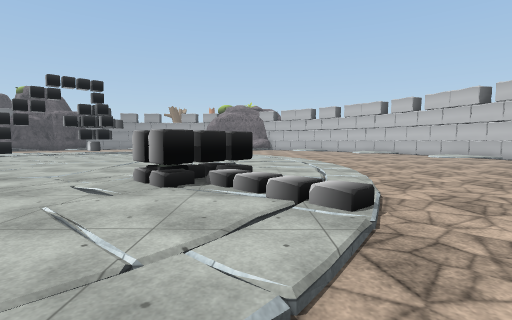
view 1 (above)

19 first-person views from a walk through a Unity game level. The camera is 1.5 m above the floor, tilts 4° down and sees 85° across. The floor is counted in squares, 2 m on a side. Each view is taken from the middle of a square. On the plan, view 1 faces up. The plan holds only what a view shows up to about 10 squares ahead; the rest is blank. The place goes on beyond the plan. The player character is not drawn. Some animated figures are not drawn. Some surface patterns are stand-ins.

view 2
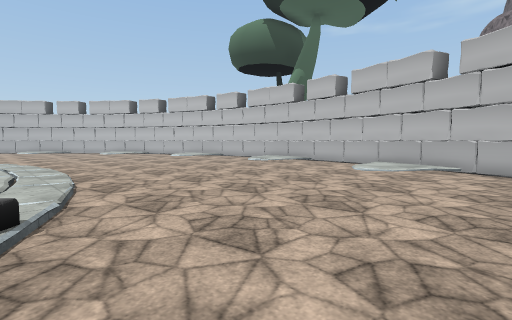

view 3
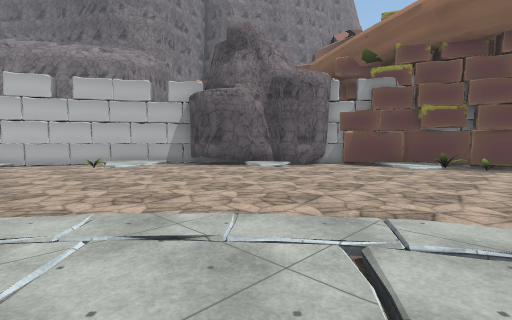

view 4
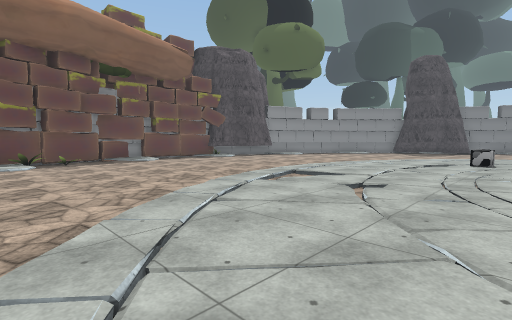

view 5
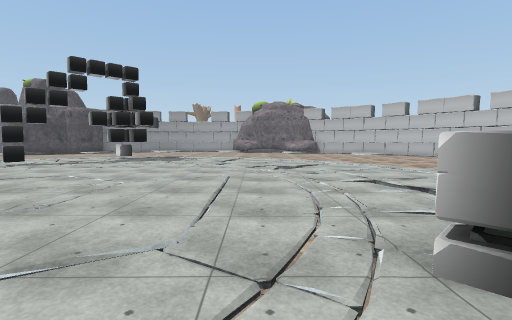

view 6
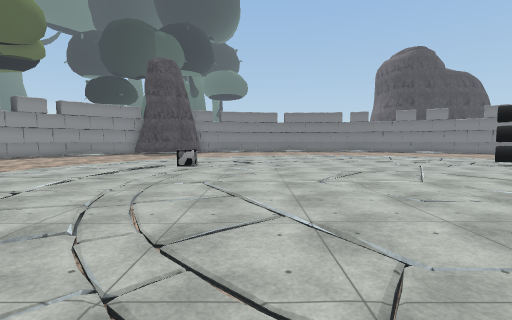

view 7
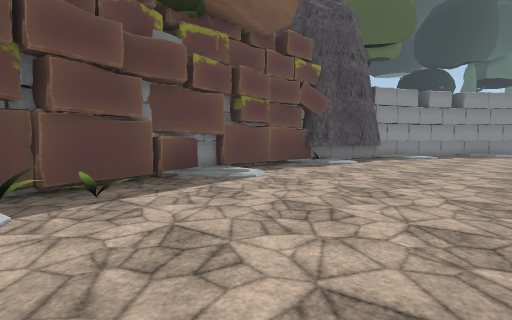

view 8
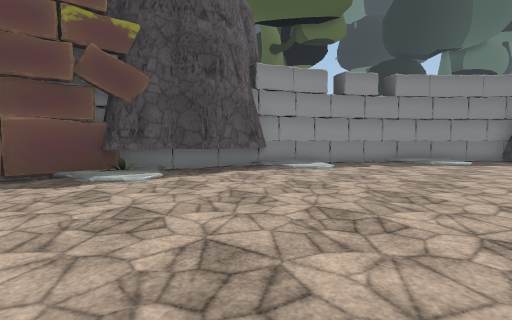

view 9
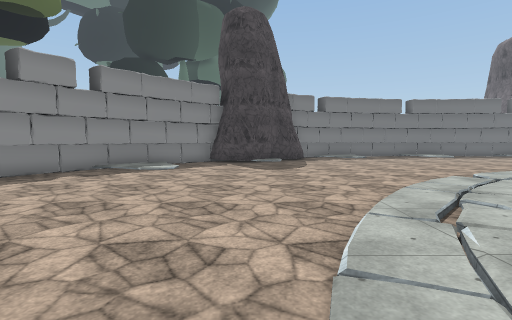

view 10
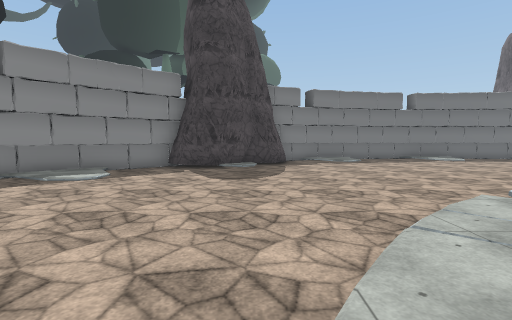

view 11
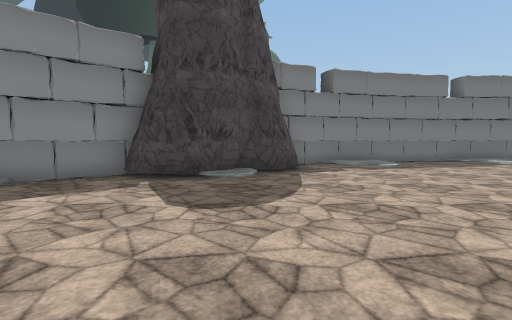

view 12
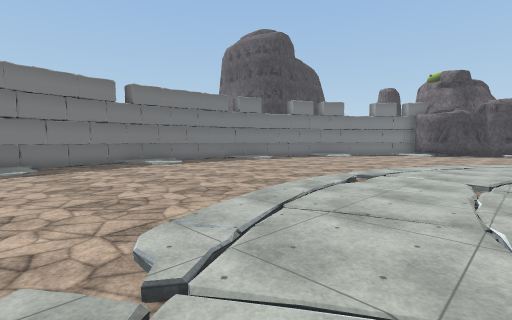

view 13
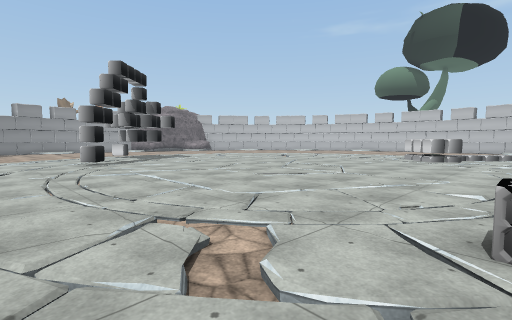

view 14
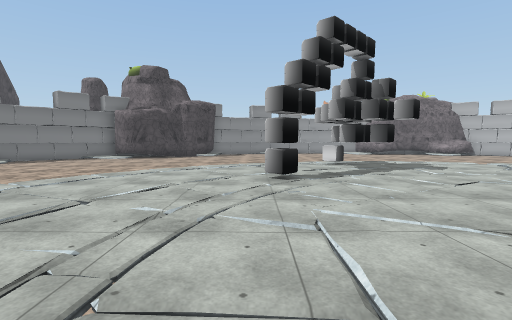

view 15
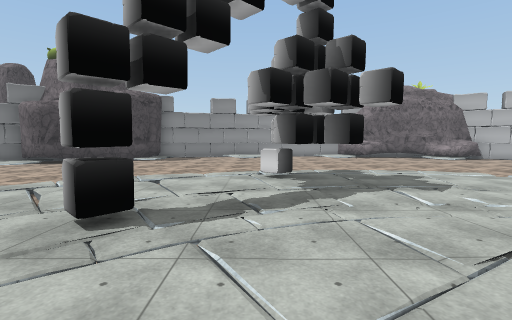

view 16
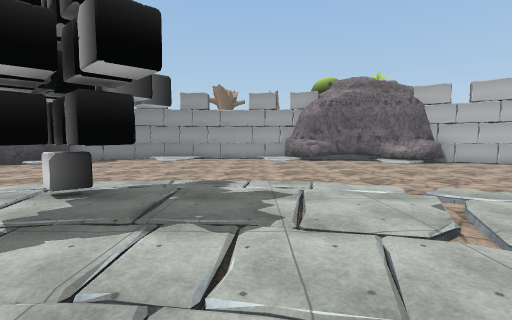

view 17
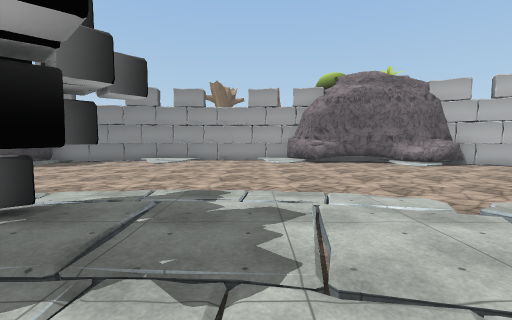

view 18
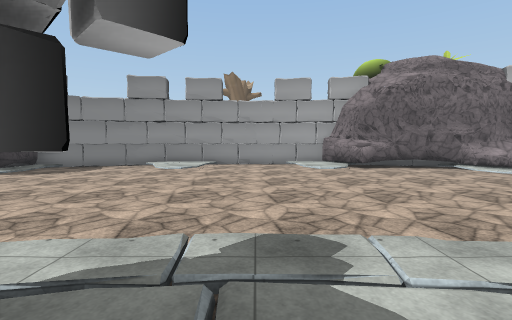

view 19
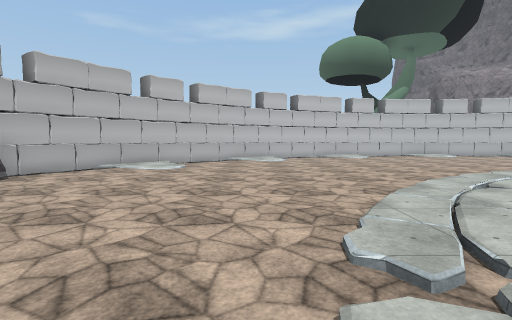

### Floor plan
Key: @ floor where view 1 was taken; # wall or solid block; . main floor; : floor 0.25 m higher than the main floor; / step, stairs or slope; ^ raised ledge; P plant; O other object.
Columns run from 24 left of view 1 to 10 right of it. Each row starts with its distance up from view 1.
 24              ########
 23           ##^./:...:####
 22           #/..//.../...#####
 21          ##/...........//..##
 20           ................./##
 19        #.  ................:/#
 18        /.. ...................
 17         ......................
 16      ..........//////.........
 15      .......///OO/:////.......
 14       .....///:OO/::/://......
 13       ....///::::////:///.....
 12        ..//::OO://////:///....
 11       .../://O:::/:////::/....
 10      ...//////:::::/:/:/://......
  9     ....//://::::/:::///://......
  8 #  ...../////:://:::::///::.....
  7 #:/...../::///:::/:::://///.....:
  6 #//.....//::/:::///::://::/....../
  5 #.......//////:::/::::OOO//.......#
  4 #.......//:///:/:/:/://O///.......#
  3 ##/....../://:////:///////...../::#
  2  #:......//:/OO///////:///....../##
  1  #........//:///::////://........#
  0  ###.......///:/::/::://@......O.#
 -1    #/.......////:::.///.......//##
 -2    ##.........///:://........./:#
 -3     #..........................
 -4     #../.................../###
 -5     ##/:.................../#
 -6      ##/...................##
 -7       ##..//...........//.##
 -8        ###:/.../...//.PP###
 -9          #######/..:/####
-10               ########

Positions as (right, up) in squares from view 1, and headings:
1: (0, 0), facing up
2: (1, 0), facing up-right
3: (-3, 2), facing down-right
4: (0, 3), facing down-left
5: (-3, 3), facing up
6: (-2, 4), facing left
7: (-1, -4), facing down-left
8: (-7, -3), facing down-left
9: (-9, -2), facing left
10: (-11, -1), facing left
11: (-14, -1), facing left
12: (-13, 2), facing up-left
13: (-13, 2), facing up-right
14: (-11, 6), facing up
15: (-9, 9), facing up
16: (-6, 11), facing up
17: (-6, 12), facing up
18: (-7, 14), facing up
19: (-5, 16), facing right
